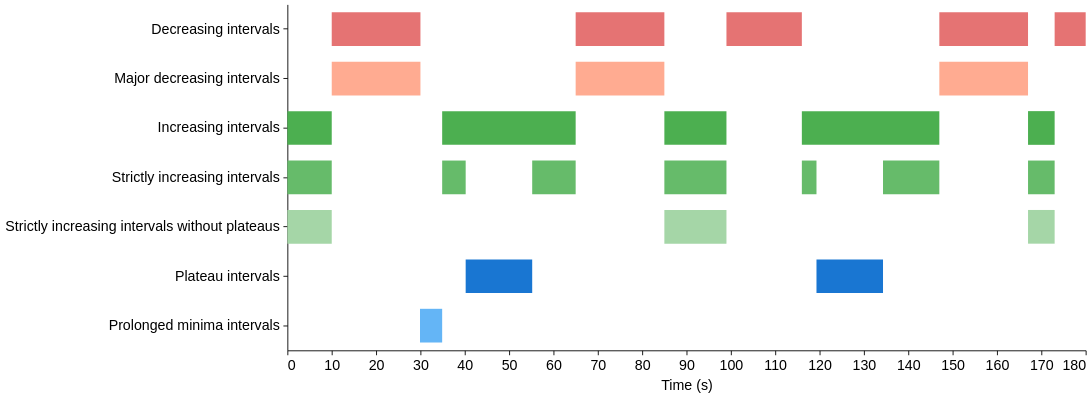

Source (notebook cell):
### Code cell
stimulus_intervals_chart = plot_stimulus_intervals(
    stimulus,
    interval_order=None,
    interval_labels=None,
    interval_colors=None,
    width=70,
    height=390,
    bar_size=38,
    title=None,
)
style_figure(stimulus_intervals_chart)

### Figure 1 — Vega-Lite specification as saved in the notebook (floating-point values rounded to 4 significant figures)
{"config": {"view": {"continuousWidth": 300, "continuousHeight": 300, "stroke": null}, "axis": {"domainColor": "black", "domainWidth": 1, "grid": false, "labelColor": "black", "labelFont": "Arial", "labelFontSize": 16, "labelPadding": 4, "tickColor": "black", "tickSize": 5, "titleColor": "black", "titleFont": "Arial", "titleFontSize": 16, "titleFontWeight": "normal", "titlePadding": 6}, "background": "white", "font": "Arial", "header": {"labelFont": "Arial", "labelFontSize": 18, "labelFontWeight": "bold", "titleFont": "Arial", "titleFontSize": 18}, "legend": {"labelFont": "Arial", "labelFontSize": 15, "titleFont": "Arial", "titleFontSize": 15, "titleFontWeight": "normal"}, "title": {"anchor": "middle", "color": "black", "font": "Arial", "fontSize": 18, "fontWeight": "bold", "offset": 8}}, "data": {"values": [{"interval_type": "decreasing_intervals", "interval_label": "Decreasing intervals", "start_s": 10.0, "end_s": 30.0}, {"interval_type": "decreasing_intervals", "interval_label": "Decreasing intervals", "start_s": 65.0, "end_s": 85.0}, {"interval_type": "decreasing_intervals", "interval_label": "Decreasing intervals", "start_s": 99.0, "end_s": 116.0}, {"interval_type": "decreasing_intervals", "interval_label": "Decreasing intervals", "start_s": 147.0, "end_s": 167.0}, {"interval_type": "decreasing_intervals", "interval_label": "Decreasing intervals", "start_s": 173.0, "end_s": 180.0}, {"interval_type": "major_decreasing_intervals", "interval_label": "Major decreasing intervals", "start_s": 10.0, "end_s": 30.0}, {"interval_type": "major_decreasing_intervals", "interval_label": "Major decreasing intervals", "start_s": 65.0, "end_s": 85.0}, {"interval_type": "major_decreasing_intervals", "interval_label": "Major decreasing intervals", "start_s": 147.0, "end_s": 167.0}, {"interval_type": "increasing_intervals", "interval_label": "Increasing intervals", "start_s": 0.0, "end_s": 10.0}, {"interval_type": "increasing_intervals", "interval_label": "Increasing intervals", "start_s": 34.9, "end_s": 65.0}, {"interval_type": "increasing_intervals", "interval_label": "Increasing intervals", "start_s": 85.0, "end_s": 99.0}, {"interval_type": "increasing_intervals", "interval_label": "Increasing intervals", "start_s": 116.0, "end_s": 147.0}, {"interval_type": "increasing_intervals", "interval_label": "Increasing intervals", "start_s": 167.0, "end_s": 173.0}, {"interval_type": "strictly_increasing_intervals", "interval_label": "Strictly increasing intervals", "start_s": 0.0, "end_s": 10.0}, {"interval_type": "strictly_increasing_intervals", "interval_label": "Strictly increasing intervals", "start_s": 34.9, "end_s": 40.2}, {"interval_type": "strictly_increasing_intervals", "interval_label": "Strictly increasing intervals", "start_s": 55.2, "end_s": 65.0}, {"interval_type": "strictly_increasing_intervals", "interval_label": "Strictly increasing intervals", "start_s": 85.0, "end_s": 99.0}, {"interval_type": "strictly_increasing_intervals", "interval_label": "Strictly increasing intervals", "start_s": 116.0, "end_s": 119.3}, {"interval_type": "strictly_increasing_intervals", "interval_label": "Strictly increasing intervals", "start_s": 134.3, "end_s": 147.0}, {"interval_type": "strictly_increasing_intervals", "interval_label": "Strictly increasing intervals", "start_s": 167.0, "end_s": 173.0}, {"interval_type": "strictly_increasing_intervals_without_plateaus", "interval_label": "Strictly increasing intervals without plateaus", "start_s": 0.0, "end_s": 10.0}, {"interval_type": "strictly_increasing_intervals_without_plateaus", "interval_label": "Strictly increasing intervals without plateaus", "start_s": 85.0, "end_s": 99.0}, {"interval_type": "strictly_increasing_intervals_without_plateaus", "interval_label": "Strictly increasing intervals without plateaus", "start_s": 167.0, "end_s": 173.0}, {"interval_type": "plateau_intervals", "interval_label": "Plateau intervals", "start_s": 40.2, "end_s": 55.2}, {"interval_type": "plateau_intervals", "interval_label": "Plateau intervals", "start_s": 119.3, "end_s": 134.3}, {"interval_type": "prolonged_minima_intervals", "interval_label": "Prolonged minima intervals", "start_s": 29.9, "end_s": 34.9}]}, "mark": {"type": "bar", "size": 38}, "encoding": {"color": {"field": "interval_type", "legend": null, "scale": {"domain": ["decreasing_intervals", "major_decreasing_intervals", "increasing_intervals", "strictly_increasing_intervals", "strictly_increasing_intervals_without_plateaus", "plateau_intervals", "prolonged_minima_intervals"], "range": ["#e57373", "#ffab91", "#4caf50", "#66bb6a", "#a5d6a7", "#1976d2", "#64b5f6"]}, "type": "nominal"}, "tooltip": [{"field": "interval_label", "title": "Interval type", "type": "nominal"}, {"field": "start_s", "format": ".1f", "title": "Start (s)", "type": "quantitative"}, {"field": "end_s", "format": ".1f", "title": "End (s)", "type": "quantitative"}], "x": {"field": "start_s", "scale": {"domain": [0, 180.0], "nice": false}, "title": "Time (s)", "type": "quantitative"}, "x2": {"field": "end_s"}, "y": {"axis": {"labelLimit": 360}, "field": "interval_label", "sort": ["Decreasing intervals", "Major decreasing intervals", "Increasing intervals", "Strictly increasing intervals", "Strictly increasing intervals without plateaus", "Plateau intervals", "Prolonged minima intervals"], "title": null, "type": "nominal"}}, "height": 390, "width": 900, "$schema": "https://vega.github.io/schema/vega-lite/v6.4.1.json"}
